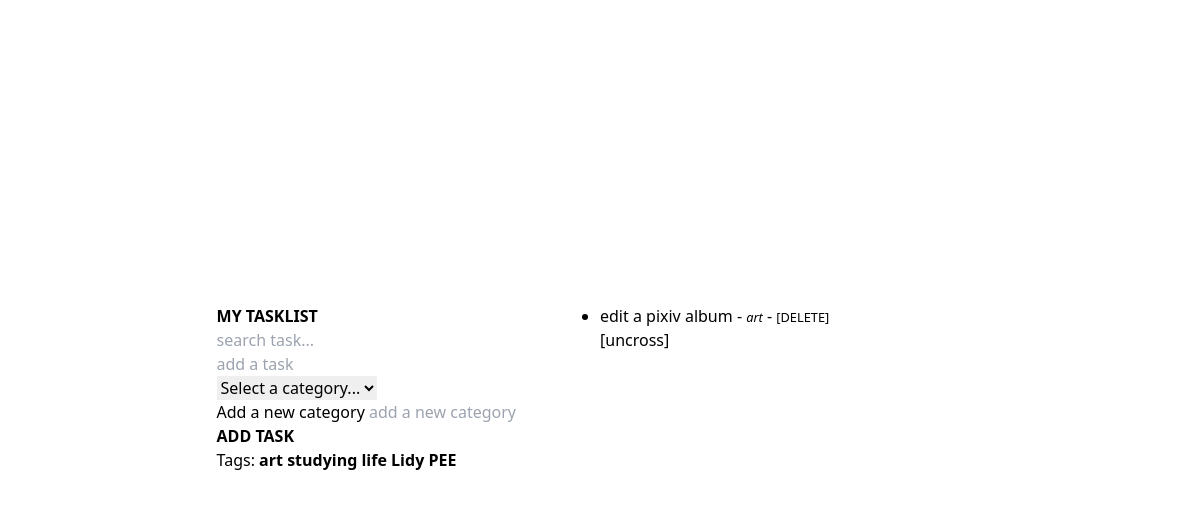
The app's page /?category=art with its own data.
### core/models.py (models this page shows, shortened)
class Category(models.Model):
    name = models.CharField(max_length=200)

class Task(models.Model):
    desc = models.CharField(max_length=200)
    category = models.ForeignKey(Category, on_delete=models.CASCADE, null=True)

### core/views.py (the view)
# urls.py: path('', views.my_tasks, name='my-tasks'),
def my_tasks(request):
    category = request.GET.get('category')
    if category == None:
        tasks = Task.objects.all()
    else:
        tasks = Task.objects.filter(category__name=category)
    categories = Category.objects.all()
    context = {'tasks': tasks, 'categories': categories}
    return render(request, 'my_tasks.html', context)

### core/templates/my_tasks.html (shortened to what this page needs)
{% extends 'base.html' %}
{% block content %}
<div class="flex h-screen w-screen justify-center items-center">
    <div class="grid grid-cols-2">
        <div>
            <h1><a href="{% url 'my-tasks' %}"><B>MY TASKLIST</B></a> </h1>
            <div>{% include 'partials/search.html' %}</div>
            <form action="">
                <input type="text" name="taskdesc" placeholder="add a task">
                <div>
                    <select name="category" id="">
                    <option value="none">Select a category...</option>
                    </select>
                </div>
                <div>
                    <label for="newCategory">Add a new category</label>
                <input type="text" name="category_new" placeholder="add a new category">
                </div>
                <div><button hx-post="{% url 'add-task' %}" hx-target="#task-list" type="submit"><b>ADD TASK</b></button></div>
            </form>
            <div>Tags:
                {% for category in categories %}
                    <a href="{% url 'my-tasks' %}?category={{category.name}}"><b>{{category.name}}</b></a>
                {% endfor %}
            </div>
        <form action="">
            <input type="text">
        </form>
        </div>
    <div id="search-results">
        <div id="task-list">
                {% include 'partials/task-list.html' %}
        </div>
    </div>
    </div>
</div>
{% endblock %}

### core/templates/partials/task-list.html
<ul class="list-disc">
{% for task in tasks %}
<li id="task-item">{{task.desc}} - <small><i>{{task.category.name}}</i></small> - <small><a href="" hx-delete="{% url 'delete-task' task.pk %}" hx-target="#task-list">[DELETE]</a></small></li>
<span id="uncross">[uncross]</span>
{% endfor %}
</ul>

### records on screen
Category: name "art"
Category: name "studying"
Category: name "life"
Category: name "Lidy"
Category: name "PEE"
Task: desc "edit a pixiv album", category.name "art"
